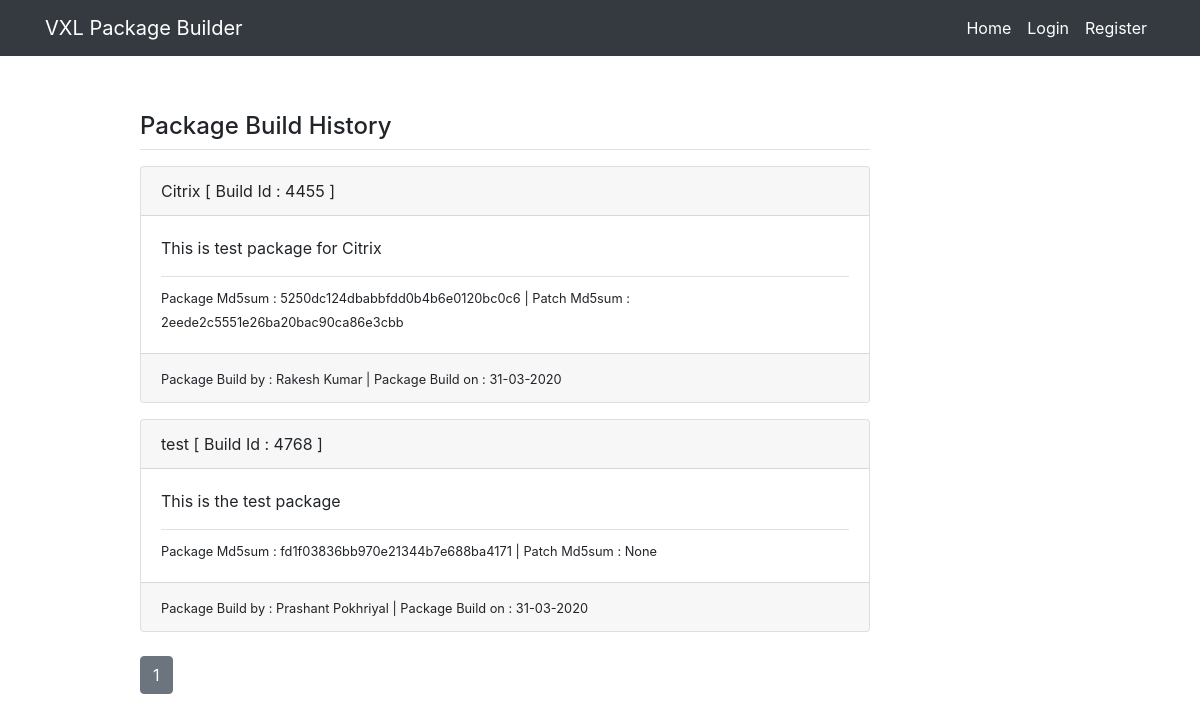
The app's page /, older data.
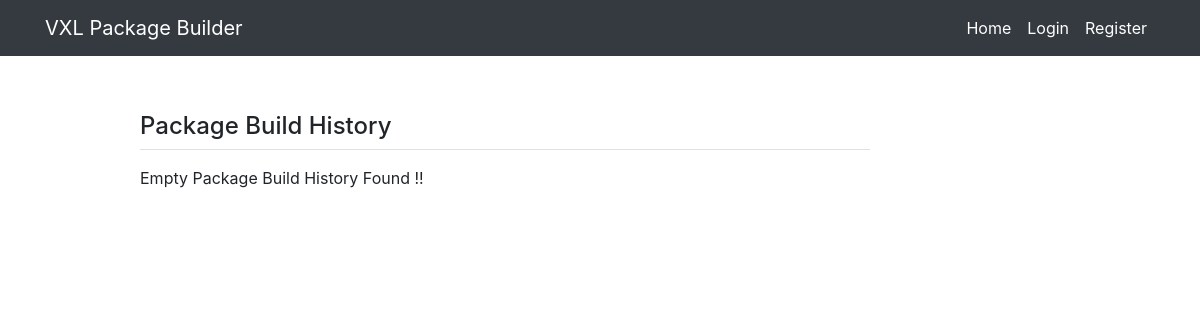
The same page, newer data.
### pkgbuilder/models.py (models this page shows, shortened)
class Pkgdetails(db.Model):
	id = db.Column(db.Integer,primary_key=True)
	pkgbuild_id = db.Column(db.Integer,unique=True,nullable=False)
	pkgname = db.Column(db.String(60),nullable=False)
	date_posted = db.Column(db.DateTime(),nullable=False,default=datetime.utcnow)
	description = db.Column(db.Text,nullable=False)
	md5sum_pkg = db.Column(db.String(50),nullable=False)
	md5sum_patch = db.Column(db.String(50))
	os_arch = db.Column(db.Text,nullable=False)
	user_id = db.Column(db.Integer, db.ForeignKey('user.id'), nullable=False)

class User(db.Model,UserMixin):
	id = db.Column(db.Integer,primary_key=True)
	username = db.Column(db.String(20),unique=True,nullable=False)
	email = db.Column(db.String(120),unique=True,nullable=False)
	password = db.Column(db.String(60),nullable=False)
	password_decrypted = db.Column(db.String(60),nullable=False)
	pkg_info = db.relationship('Pkgdetails',backref='author',lazy=True,cascade='all,delete-orphan')
	reg_host = db.relationship('Register_Host',backref='register_remote_host',lazy=True,cascade='all,delete-orphan')
	log = db.relationship('Logs',backref='logmeup',lazy=True,cascade='all,delete-orphan')

### pkgbuilder/routes.py (the view)
@app.route('/',methods=['POST','GET'])
def home():
    pkg_count = len(db.session.query(Pkgdetails).all())
    page = request.args.get('page',1,type=int)
    package = Pkgdetails.query.order_by(Pkgdetails.date_posted.desc()).paginate(page=page,per_page=4)
    return render_template('home.html',title='Home',pkg_count=pkg_count,package=package)

### pkgbuilder/templates/home.html (shortened to what this page needs)
{% extends 'layout.html' %}
{% block content %}
	<h4 class="pt2">Package Build History</h4>
<div class="border-top pt-2 mb-2"></div>
{% if pkg_count == 0 %}
	<p>Empty Package Build History Found !!</p>
{% else %}
	{% for pkg in package.items %}
		<div class="card mb-3">
			<div class="card-header">
				{{pkg.pkgname}} [ Build Id : {{pkg.pkgbuild_id}} ]
			</div>
			<div class="card-body">
				<p class="card-text">{{ pkg.description | safe }}</p>
				<div class="border-top pt-2"></div>
				<small>Package Md5sum : {{pkg.md5sum_pkg}} | Patch Md5sum   : {{pkg.md5sum_patch}}</small>
			</div>
			<div class="card-footer">
				<small>Package Build by : {{pkg.author.username}} | Package Build on : {{ pkg.date_posted.strftime('%d-%m-%Y')}}</small>
			</div>
		</div>
	{% endfor %}
	<div class="rounded-0 col-lg-13 mx-auto">
    		{% for page_num in package.iter_pages(left_edge=1,right_edge=1,left_current=1,right_current=2) %}
      			{% if page_num %}
        			{% if package.page == page_num %}
          				<a class="btn btn-secondary mb-4 mt-2" href="{{ url_for('home',page=page_num)}}">{{ page_num }}</a>
        			{% else %}
          				<a class="btn btn-outline-info mb-4 mt-2" href="{{ url_for('home',page=page_num)}}">{{ page_num }}</a>
        			{% endif %}
      			{% else %}
        			...
      			{% endif %}
    		{% endfor %}
   		</div>
{% endif %}
{% endblock content %}

### pkgbuilder/templates/layout.html (shortened to what this page needs)
<!doctype html>
<html lang="en">
  <head>
    <link rel="stylesheet" href="https://stackpath.bootstrapcdn.com/bootstrap/4.4.1/css/bootstrap.min.css">
    <link rel="stylesheet" href="https://use.fontawesome.com/releases/v5.6.3/css/all.css">
    <link rel="stylesheet" href="https://cdnjs.cloudflare.com/ajax/libs/font-awesome/4.7.0/css/font-awesome.min.css">
    <link rel="stylesheet" type="text/css" href="{{url_for('static',filename='/css/custom.css')}}">
  </head>
  <body>
     <nav class="navbar navbar-expand-lg navbar-dark bg-dark fixed-top">
        <div class="container">
          <a class="navbar-brand" href="#">VXL Package Builder</a>
          <div class="collapse navbar-collapse">
            <ul class="navbar-nav ml-auto">
              {% if current_user.is_authenticated %}
                <li class="nav-item active">
                  <a class="nav-link" href="{{url_for('home')}}">Home</a>
                </li>
                <li class="nav-item dropdown active">
                  <a class="nav-link dropdown-toggle" href="#" id="navbarDropdown" role="button" data-toggle="dropdown" aria-haspopup="true" aria-expanded="false">
                    Build
                  </a>
                  <div class="dropdown-menu" aria-labelledby="navbarDropdown">
                    <a class="dropdown-item" href="{{url_for('build_test_pkg')}}">New Package</a>
                </li>
                <li class="nav-item active">
                  <a class="nav-link" href="{{url_for('logs')}}">Logs</a>
                </li>
                <li class="nav-item active">
                  <a class="nav-link" href="{{url_for('register_host')}}">Register Host Machine</a>
                </li>
                <li class="nav-item active">
                  <a class="nav-link" href="{{url_for('logout')}}">Logout</a>
                </li>
              {% else %}
                <li class="nav-item active">
                  <a class="nav-link" href="{{url_for('home')}}">Home</a>
                </li>
                <li class="nav-item active">
                  <a class="nav-link" href="{{url_for('login')}}">Login</a>
                </li>
                <li class="nav-item active">
                  <a class="nav-link" href="{{url_for('register')}}">Register</a>
                </li>
              {% endif %}
            </ul>
          </div>
        </div>
     </nav>
    <div class="container pt-3">
      <div class="row  pt-5">
      </div>
    </div>
    <div class="container pt-5">
      <div class="row">
        <div class="col-md-1"></div>
        <div class="col-md-8">
          {% block content %}
          {% endblock content %}
        </div>
      </div>
    </div>
  </body>
</html>

Row changes from the older to the newer data that the page shows:
removed Pkgdetails: pkgname "Citrix", pkgbuild_id "4455", description "This is test package for Citrix", md5sum_pkg "5250dc124dbabbfdd0b4b6e0120bc0c6", md5sum_patch "2eede2c5551e26ba20bac90ca86e3cbb", author.username "Rakesh Kumar", date_posted "31-03-2020"
removed Pkgdetails: pkgname "test", pkgbuild_id "4768", description "This is the test package", md5sum_pkg "fd1f03836bb970e21344b7e688ba4171", md5sum_patch "None", author.username "Prashant Pokhriyal", date_posted "31-03-2020"
Text that changed along with them:
text now shown: "Empty Package Build History Found !!"
list line gone: "1"
